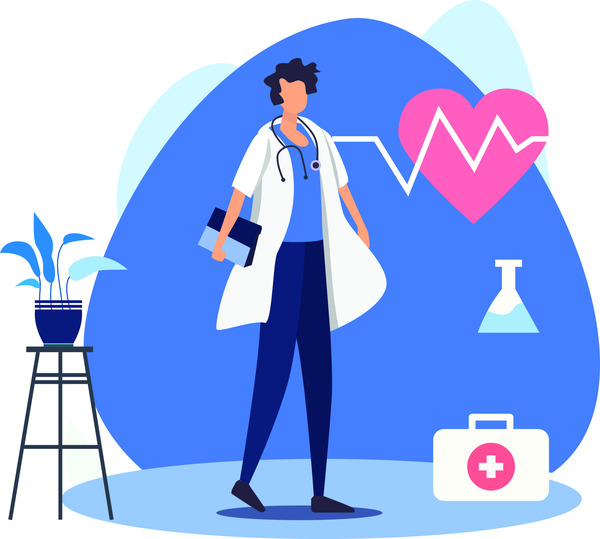
#> input picture client/images/female-doctor.png, 600 x 539 px
$ python -i imgCropBinaryMask.py   (imports and definitions only)
#> lines starting #> are read from the running program, lines starting #| are printed output that depends on the picture; after the words box and inside, x2 and y2 are one past the last pixel; in counts of white or black regions, pixels touching at a corner belong together
# This script is used to crop an image based on a
# binary mask and generate an inverted version of the cropped image.
# The cropped image, inverted image, and the binary mask are then
# saved to the specified output directory.
#
# Example usage: python img-crop-binary-mask.py -i input.jpg -o output
#   Input:  input.jpg
#   Output: output/original_cropped.jpg,
#           output/inverted_cropped.jpg,
#           output/binary_mask_cropped.jpg
#
#   Dep:    Computer Vision
#   Author: Sabian Hibbs
#   Circa:  2024 - 14/03/2024

# The authors code was modified by removing the inverted_cropped version of an image
# Using inverted images as a way to train the model has not yet been tested and
# thus it will not be used. Also glob library was added to loop over the benign and
# malignant folders in order to prepeare the HAM dataset for model training


""" MOST RECENT COMMIT DETAILS

Commit: Improve image cropping and handle low-quality images + Added Argparse for flags.

Changes:
- Modified the `crop_image` function to return a boolean `is_valid` indicating if the cropped image is valid or not.
  - Added a check to determine if the cropped image is empty or completely white.
  - If the cropped image is invalid, the function returns `None` for the cropped
    original and cropped mask, and `False` for `is_valid`.

- Updated the `save_cropped_images` function to handle invalid cropped images.
  - Added a new parameter `is_valid` to indicate whether the cropped image is valid or not.
  - If `is_valid` is `False`, the function saves the rejected image with the caption
    "Image not valid - Image Quality Too Low" using `cv2.putText`.
  - The rejected image is saved in the `output_path` directory with the prefix
    `{class_name}_rejected_{i}.jpg`.

- Modified the `main` function to incorporate the changes in `crop_image` and `save_cropped_images`.
  - After calling `crop_image`, the function checks the value of `is_valid`.
  - If `is_valid` is `False`, it prints a message indicating that the image is not valid due to low quality.
  - The `save_cropped_images` function is called with the `is_valid` parameter to determine whether
    to save the cropped images or the rejected image with the caption.

These changes improve the image cropping process by handling cases where the cropped image
is empty or completely white. The script now saves the rejected images with the caption
"Image not valid - Image Quality Too Low" in the `output_path` directory, while still
saving the valid cropped images and binary masks as before. This helps in identifying
and managing low-quality images in the dataset.

"""

import glob
import argparse
import cv2
import numpy as np
import os
from skimage.transform import resize


# Constants
IMAGE_PADDING = 10 # Pixle padding around ROI before cropping.
IMG_CONTRAST = 1.0 # Image contrast factor. (0.0 = no contrast, 2.0 = double contrast)

def image_data_gen_preprocessing(image_path):
    img = read_image(image_path)
    Ipro = preprocess_image(img)
    Ibin = generate_binary_mask(Ipro)
    Iroi = crop_image(Ipro,Ibin)

    return Iroi;

def read_image(image_path):
    """
    Loads an image from a specified path.

    Args:
        image_path (str): The path to the image file.

    Returns:
        numpy.ndarray: The loaded image as a NumPy array.
    """
#> called with image_path = '../client/images/female-doctor.png'
    return cv2.imread(image_path) # Read image from file.
#> returned value is the input picture: shape (539, 600, 3); mean B, G, R 239.6, 175.6, 152.2


def preprocess_image(image):
    """
    Applies preprocessing steps to the image.

    Args:
        image (numpy.ndarray): The input image.

    Returns:
        numpy.ndarray: The preprocessed image.
    """
    print("Original image shape:", image.shape)  # Debug print
#| Original image shape: (539, 600, 3)
    # Apply Gaussian blur to the image.
    image_blurred = cv2.GaussianBlur(image, (5, 5), 1)
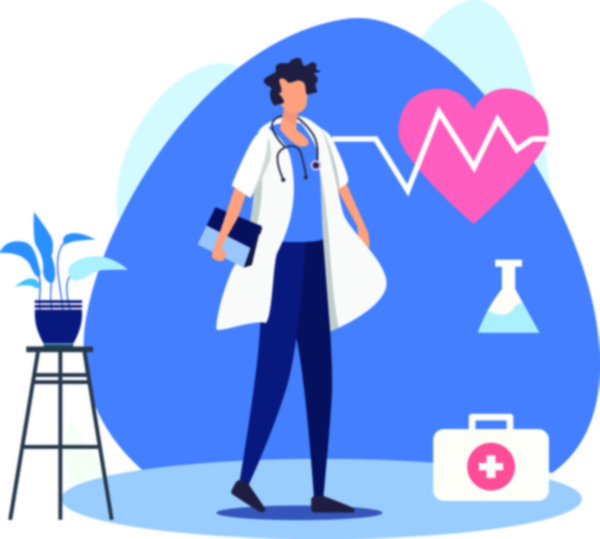
#> image_blurred: shape (539, 600, 3); mean B, G, R 239.6, 175.6, 152.2
    # Convert the image to the LAB color space.
    return cv2.cvtColor(image_blurred, cv2.COLOR_BGR2LAB)
#> returned value: shape (539, 600, 3); mean of channels 0, 1, 2 185.5, 141.2, 94.2

def generate_binary_mask(image):
    """
    Generates a binary mask for the image.

    Args:
        image (numpy.ndarray): The input image.

    Returns:
        numpy.ndarray: The binary mask generated from the input image.
    """

    # Convert the image to grayscale.
    gray_image = cv2.cvtColor(image, cv2.COLOR_BGR2GRAY)
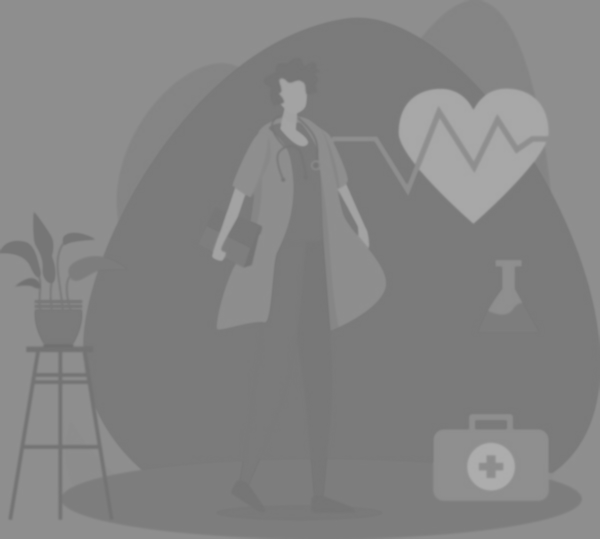
#> gray_image: shape (539, 600); min 111, max 173, mean 132.1
    # Apply Otsu's thresholding to the grayscale image.
    _, binary_mask = cv2.threshold(gray_image, 0, 256, cv2.THRESH_BINARY + cv2.THRESH_OTSU)
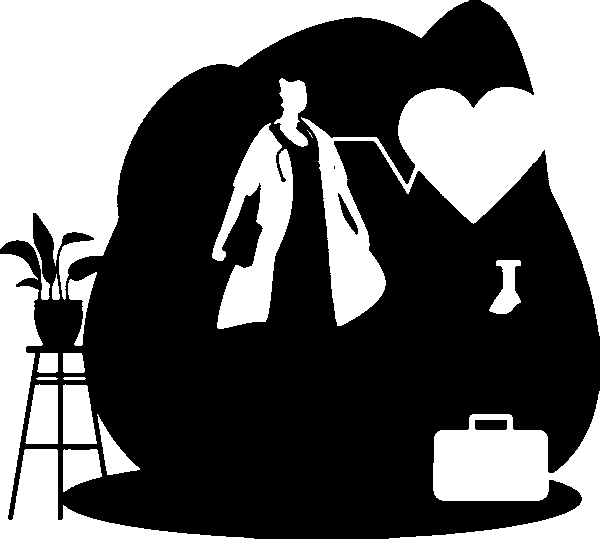
#> binary_mask: shape (539, 600); 39.7% white; 18 white regions (1 under 20 px)
    return binary_mask


def crop_image(original_image, binary_mask, buffer=IMAGE_PADDING):
    """
    Crops the region of interest from the given image and binary mask.

    Args:
        original_image (numpy.ndarray): The original image.
        binary_mask (numpy.ndarray): The binary mask indicating the region of interest.
        buffer (int, optional): The buffer size around the region of interest. Defaults to 0.

    Returns:
        tuple: A tuple containing the cropped original image, the cropped binary mask, and a boolean indicating if the cropped image is valid.
    """
#> called with buffer = 10
    # Find the contours in the binary mask
    contours, _ = cv2.findContours(binary_mask, cv2.RETR_EXTERNAL, cv2.CHAIN_APPROX_SIMPLE)
#> contours = 18 contours, 1 with area under 20; largest, box (x1, y1, x2, y2) and area: (0, 0, 469, 300) 46219, (301, 0, 600, 336) 36276, (389, 391, 600, 539) 13343, (0, 254, 254, 539) 12261, (212, 123, 293, 329) 7812
    # If no contours are found, return None
    if not contours:
        print("No contours detected; unable to crop the image.")
        return None, None, False

    # Find the largest contour and compute the bounding box
    largest_contour = max(contours, key=cv2.contourArea)
#> largest_contour = contour of 467 points, box (x1, y1, x2, y2) (0, 0, 469, 300), area 46219
    x, y, w, h = cv2.boundingRect(largest_contour)
#> x = 0; y = 0; w = 469; h = 300

    # Compute the square crop dimensions with buffer
    side_length = max(w, h) + 2 * buffer
#> side_length = 489
    center_x, center_y = x + w // 2, y + h // 2
#> center_x = 234; center_y = 150
    x = max(center_x - side_length // 2, 0)
    y = max(center_y - side_length // 2, 0)
    # Ensure the crop dimensions do not exceed the image size
    if x + side_length > original_image.shape[1]:
        side_length = original_image.shape[1] - x
    if y + side_length > original_image.shape[0]:
        side_length = original_image.shape[0] - y

    # Crop the original image and the binary mask
    cropped_original = original_image[y:y + side_length, x:x + side_length]
#> cropped_original: shape (489, 489, 3); mean of channels 0, 1, 2 179.8, 142.5, 91.9
    cropped_mask = binary_mask[y:y + side_length, x:x + side_length]
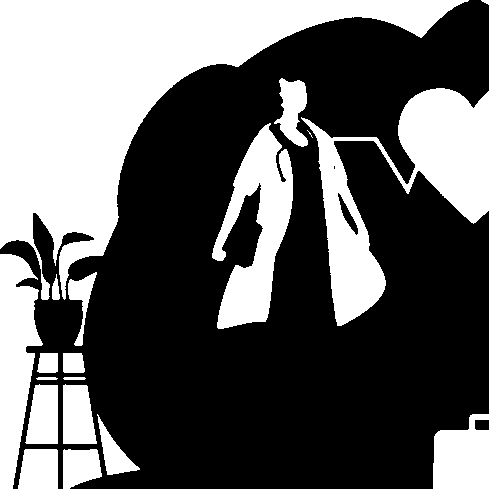
#> cropped_mask: shape (489, 489); 38.1% white; 19 white regions (1 under 20 px), largest, box (x1, y1, x2, y2) and area: (0, 0, 469, 300) 47035, (301, 88, 489, 326) 15724, (212, 123, 293, 329) 8168

    # Check if the cropped image is empty or completely white
    if cropped_original.size == 0 or np.all(cropped_original >= 250):
        print("Cropped image is empty or completely white.")
        return None, None, False

    return cropped_original, cropped_mask, True


# [122 lines left out: functions invert_colors, save_cropped_images, main, not called in this run]


# [2 lines not run here, left out]

>>> result = image_data_gen_preprocessing('../client/images/female-doctor.png')
